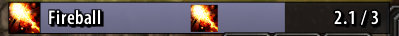
#> input picture addon/NampowerSettings/img.png, 399 x 36 px
$ python -i build_unitframes_primary_v4_candidates_v1.py   (imports and definitions only)
#> lines starting #> are read from the running program, lines starting #| are printed output that depends on the picture
#> further down, picture is the input picture: PIL image 399x36 RGBA; mean R, G, B, A 89.7, 80.4, 83.5, 255
#!/usr/bin/env python3
"""Build exact Player/Target V4 candidates from accepted Raid A2 materials.

The four accepted material samples are immutable, read-only inputs.  This tool
owns only deterministic masks, alpha, low-frequency contact lighting, role
repairs, full-source/runtime scaling, and review-only state derivation.  It
never writes assets/source or addon runtime files.
"""

from __future__ import annotations

import argparse
import hashlib
import json
from dataclasses import dataclass
from pathlib import Path

from PIL import Image, ImageChops, ImageDraw, ImageEnhance, ImageFilter


ROOT = Path(__file__).resolve().parents[1]
DEFAULT_SPEC = ROOT / "tools/specs/unitframes_primary_v4_candidate_v1.json"


@dataclass(frozen=True)
class PrimaryCandidates:
    materials: dict[str, Image.Image]
    sources: dict[str, Image.Image]
    runtimes: dict[str, Image.Image]
    masks: dict[str, dict[str, Image.Image]]
    states: dict[str, Image.Image]


# [51 lines left out: functions parse_args, sha256, load_materials, cover_material, masked_texture, not called in this run]


def clear_transparent_rgb(image: Image.Image) -> Image.Image:
    image = image.convert("RGBA")
    red, green, blue, alpha = image.split()
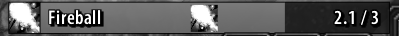
#> red: PIL image 399x36 L; min 0, max 255, mean 89.7
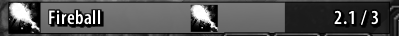
#> green: PIL image 399x36 L; min 0, max 255, mean 80.4
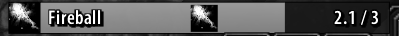
#> blue: PIL image 399x36 L; min 0, max 255, mean 83.5
#> alpha: PIL image 399x36 L; every value is 255
    visible = alpha.point(lambda value: 255 if value else 0)
    zero = Image.new("L", image.size, 0)
#> zero: PIL image 399x36 L; every value is 0
    return Image.merge(
        "RGBA",
        (
            Image.composite(red, zero, visible),
            Image.composite(green, zero, visible),
            Image.composite(blue, zero, visible),
            alpha,
        ),
    )


# [154 lines left out: functions _rect_mask, _outer_mask, _edge_bands, _low_frequency_shade, _repair_masks, role_masks, not called in this run]


def _darken(texture: Image.Image, amount: float) -> Image.Image:
    return ImageEnhance.Brightness(texture).enhance(amount)


# [149 lines left out: functions _apply_player_repairs, _apply_target_repairs, _state_from_runtime, build_candidates, save_candidates, main, not called in this run]


# [2 lines not run here, left out]

>>> from PIL import Image
>>> picture = Image.open('../addon/NampowerSettings/img.png')
>>> result = clear_transparent_rgb(picture)
